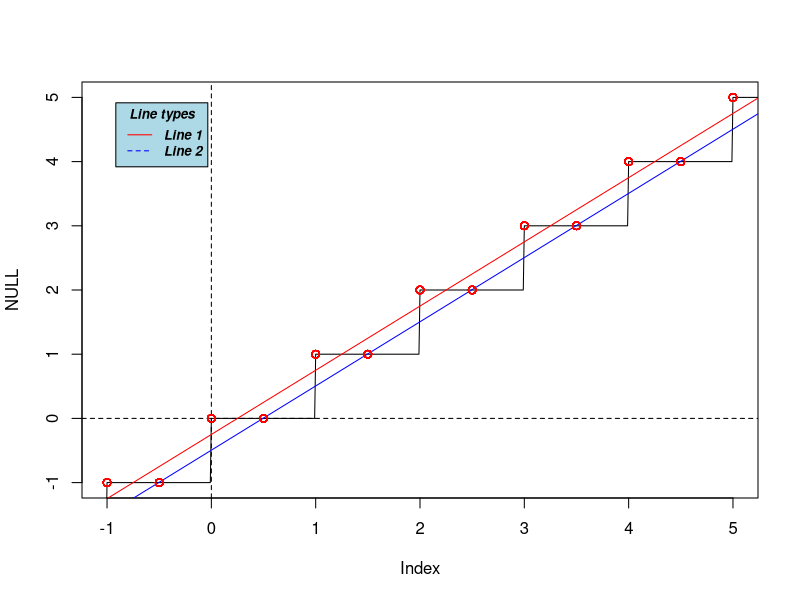

Source code (R):
# Let dis1 be the true discretization, and dis2 is the estimated on
stepFunction <- function(dis1, dis2, x_low, x_up) {
  
  set.seed(10)
  
  #creating xlim based on the larger discritization
  maxDis= max(c(dis1, dis2))
  xlimit = 1
  
  dis1seq = seq(0, xlimit, by = dis1)
  dis2seq = seq(0, xlimit, by = dis2)
  
  x = y1 = y2 = runif(15, min = 0, max = xlimit)
  
  for(i in 1:length(y1)) {
    indDis = max(which(dis1seq <= x[i])) #selects which month to go to
    y1[i] = dis1seq[indDis]
  }
  
  for(i in 1:length(y2)) {
    indDis = max(which(dis2seq <= x[i])) #selects which month to go to
    y2[i] = dis2seq[indDis]
  }
  
  mod1 = lm(y1 ~ x)
  mod2 = lm(y2 ~ x)
  
  xlimit = 1 #ceiling(10 * maxDis)
  
  x1_o = y1_o = dis1seq
  x2_o = y2_o = dis2seq
  
  ylimit = c(min(coefficients(mod1)[1], coefficients(mod2)[1]), 1)
  
  
  plot(x1_o, y1_o, xlim = c(0,xlimit), ylim = ylimit, xaxt='n', yaxt='n', bty="n",
       xlab = "Time", ylab = "Discretization of Time", col = "white")
  points(x2_o, y2_o, col = "white")
  abline(h=0)
  abline(v=0)
  
  plot(stepfun(x1_o, c(0,y1_o)), col = "red", add = T, do.points = F)
  plot(stepfun(x2_o, c(0,y2_o)), col = "blue", add = T, do.points = F)
  
  abline(mod1, col = "red")
  abline(mod2, col = "blue")
  
  points(x, y1, col = "red")
  points(x, y2, col = "blue")
  
  print(paste0("Intercept of red curve is: ", coefficients(mod1)[1], " with slope ", coefficients(mod1)[2]))
  print(paste0("Intercept of blue curve is: ", coefficients(mod2)[1], " with slope ", coefficients(mod2)[2]))
  
}

# ---------------------------------------------------------------
# - NEW STEP FUNCTION THAT IS MINIMIZING THE SQUARED ERROR LOSS -
# ---------------------------------------------------------------

t_i = seq(-1000,999.99, by = 0.01)

y_i = floor(t_i) 

X = cbind(1, t_i)

b = solve(t(X) %*% X) %*% t(X) %*% y_i

Xhat = cbind(1, seq(-1000, 1000, by=0.01))
yhat = Xhat %*% b


dis1seq = seq(-1000, 1000, by = 0.5)
t_i_half = t_i
for(i in 1:length(t_i)) {
  indDis = max(which(dis1seq <= t_i[i])) #selects which month to go to
  t_i_half[i] = dis1seq[indDis]
}

X_half = cbind(1, t_i_half)

b_half = solve(t(X_half) %*% X_half) %*% t(X_half) %*% y_i


yhat_half = X_half %*% b_half

#plot(stepfun(X_half[,2], c(min(yhat_half), yhat_half)), col = "red", do.points = F)

# ------------ PLOTTING ------------
plot(x = NULL, y = NULL, ylim = c(-1,5), xlim = c(-1,5))
lines(t_i, y_i)
abline(h = 0, lty = 2); abline(v=0, lty = 2)

lines(Xhat[,2],yhat, col= "blue")

lines(X_half[,2],yhat_half, col = "red")

points(t_i_half, y_i, col = "red")

legend("topleft", inset = 0.05, legend=c("Line 1", "Line 2"),
       col=c("red", "blue"), lty=1:2, cex=0.8,
       title="Line types", text.font=4, bg='lightblue')


# Testing the heights
temp = c(unique(yhat_half))
seq1 = kronecker(c(-1000:999),c(1,1))
temp = temp - seq1; temp
sum((temp^2))

# Note: it is minimizing over the entire region.